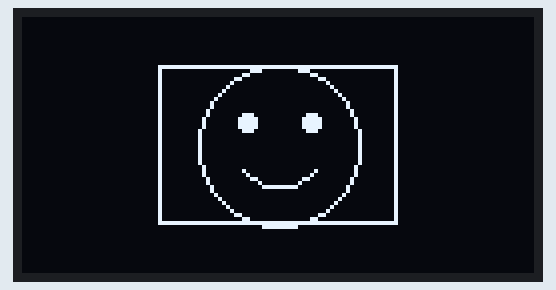
Recording of a program running on a simulated ESP32. On the bench: 128×64 one-colour display.

Above: at 0.1 s.

The program:

main.cpp
```cpp
#include <Wire.h>
#include <Adafruit_GFX.h>
#include <Adafruit_SSD1306.h>

#define SCREEN_WIDTH 128
#define SCREEN_HEIGHT 64
#define OLED_ADDR 0x3C

Adafruit_SSD1306 display(SCREEN_WIDTH, SCREEN_HEIGHT, &Wire, -1);

void setup() {
  Wire.begin(21, 22); // ESP32 default I2C pins (SDA=21, SCL=22)

  if (!display.begin(SSD1306_SWITCHCAPVCC, OLED_ADDR)) {
    for (;;); // Stop if display not found
  }

  display.clearDisplay();

  // --- Draw a simple smiley face emoji ---
  // Face circle
  display.drawCircle(64, 32, 20, SSD1306_WHITE);

  // Eyes
  display.fillCircle(56, 26, 2, SSD1306_WHITE); // Left eye
  display.fillCircle(72, 26, 2, SSD1306_WHITE); // Right eye

  // Smile (arc using line segments)
  display.drawLine(55, 38, 60, 42, SSD1306_WHITE);
  display.drawLine(60, 42, 68, 42, SSD1306_WHITE);
  display.drawLine(68, 42, 73, 38, SSD1306_WHITE);

  // Optional: box around emoji
  display.drawRect(34, 12, 60, 40, SSD1306_WHITE);

  display.display();
}

void loop() {
  // Nothing in loop
}
```
